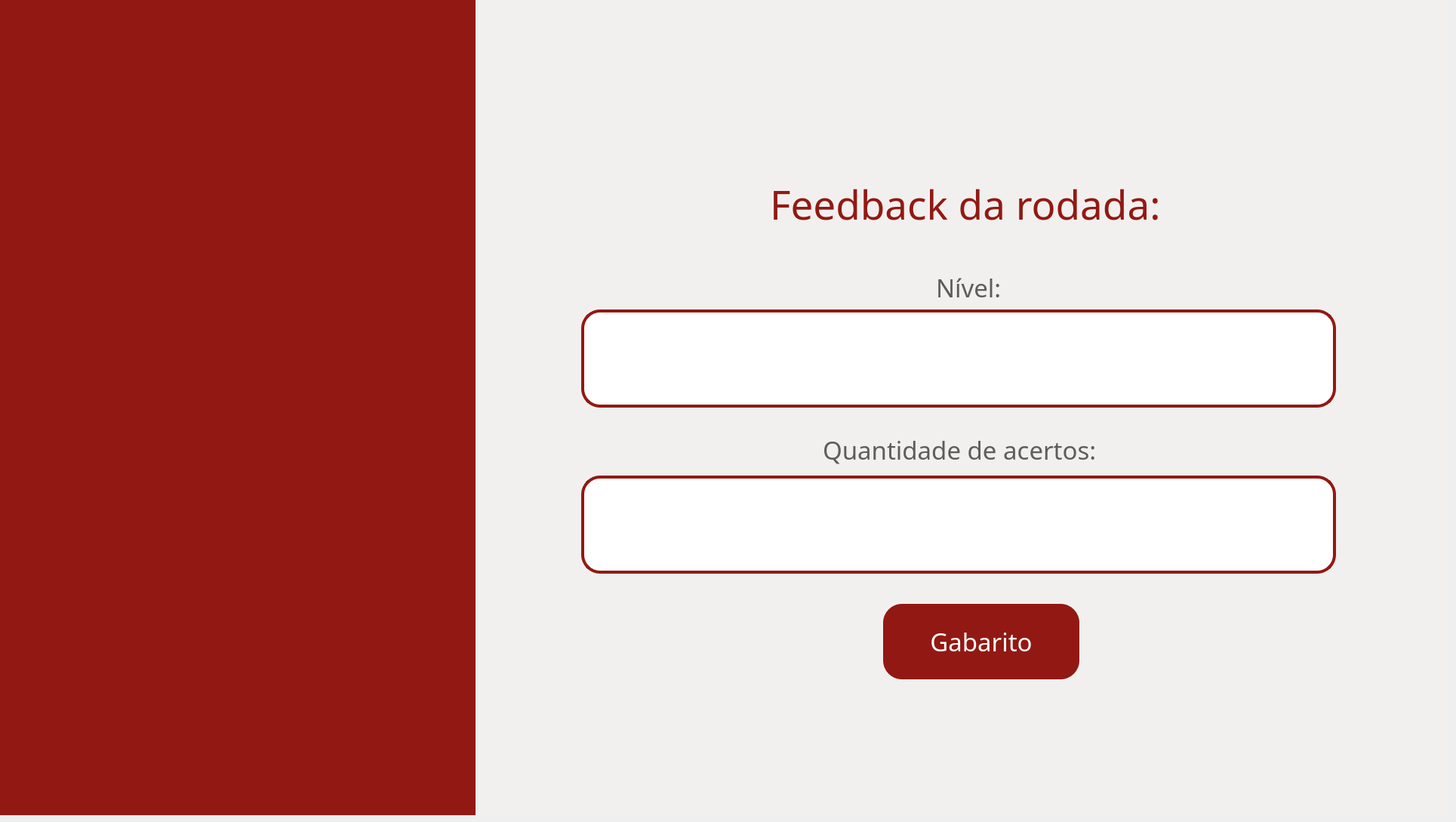
    <widget class="QWidget" name="pg_feedbacktradicional">
     <widget class="QWidget" name="fundo_feedback" native="true">
      <property name="geometry">
       <rect>
        <x>0</x>
        <y>0</y>
        <width>1920</width>
        <height>1080</height>
       </rect>
      </property>
      <property name="styleSheet">
       <string notr="true">background-color: #F2F0EF;
</string>
      </property>
      <widget class="QWidget" name="barra_feedback" native="true">
       <property name="geometry">
        <rect>
         <x>0</x>
         <y>-11</y>
         <width>630</width>
         <height>1091</height>
        </rect>
       </property>
       <property name="styleSheet">
        <string notr="true">background-color: #921913;</string>
       </property>
       <widget class="QLabel" name="img_fundo_feedback">
        <property name="geometry">
         <rect>
          <x>-60</x>
          <y>-60</y>
          <width>721</width>
          <height>1171</height>
         </rect>
        </property>
        <property name="text">
         <string/>
        </property>
        <property name="pixmap">
         <pixmap>../../assets/images/fundoetec.png</pixmap>
        </property>
        <property name="scaledContents">
         <bool>true</bool>
        </property>
       </widget>
      </widget>
      <widget class="QLabel" name="lbl_titulo_feedback">
       <property name="geometry">
        <rect>
         <x>1020</x>
         <y>240</y>
         <width>641</width>
         <height>61</height>
        </rect>
       </property>
       <property name="font">
        <font>
         <family>Arbutus Slab</family>
         <pointsize>40</pointsize>
        </font>
       </property>
       <property name="styleSheet">
        <string notr="true">color: #921913;</string>
       </property>
       <property name="text">
        <string>Feedback da rodada:</string>
       </property>
      </widget>
      <widget class="QLabel" name="lbl_nivel_feedback">
       <property name="geometry">
        <rect>
         <x>1240</x>
         <y>350</y>
         <width>141</width>
         <height>61</height>
        </rect>
       </property>
       <property name="font">
        <font>
         <family>Arbutus Slab</family>
         <pointsize>25</pointsize>
        </font>
       </property>
       <property name="styleSheet">
        <string notr="true">color: #5d5d5d</string>
       </property>
       <property name="text">
        <string>Nível:</string>
       </property>
      </widget>
      <widget class="QLabel" name="lbl_modo">
       <property name="geometry">
        <rect>
         <x>770</x>
         <y>410</y>
         <width>1000</width>
         <height>130</height>
        </rect>
       </property>
       <property name="font">
        <font>
         <family>Arbutus Slab</family>
         <pointsize>33</pointsize>
        </font>
       </property>
       <property name="styleSheet">
        <string notr="true">background-color: white;
border: 4px solid #921913;
color: black;
border-radius: 25px;</string>
       </property>
       <property name="text">
        <string/>
       </property>
      </widget>
      <widget class="QPushButton" name="btn_gabarito">
       <property name="geometry">
        <rect>
         <x>1170</x>
         <y>800</y>
         <width>260</width>
         <height>100</height>
        </rect>
       </property>
       <property name="font">
        <font>
         <family>Arbutus Slab</family>
         <pointsize>25</pointsize>
        </font>
       </property>
       <property name="styleSheet">
        <string notr="true">QPushButton{
    background-color: #921913;
    border: none;
    border-radius: 25px;
    color: white;
}

QPushButton:hover{
    background-color: #7a1410;
}

QPushButton:pressed{
    background-color: #5a0f0c;
}</string>
       </property>
       <property name="text">
        <string>Gabarito</string>
       </property>
      </widget>
      <widget class="QLabel" name="lbl_acertos">
       <property name="geometry">
        <rect>
         <x>770</x>
         <y>630</y>
         <width>1000</width>
         <height>130</height>
        </rect>
       </property>
       <property name="font">
        <font>
         <family>Arbutus Slab</family>
         <pointsize>25</pointsize>
        </font>
       </property>
       <property name="styleSheet">
        <string notr="true">background-color: white;
border: 4px solid #921913;
color: black;
border-radius: 25px;</string>
       </property>
       <property name="text">
        <string/>
       </property>
      </widget>
      <widget class="QLabel" name="lbl_acertos_feedback">
       <property name="geometry">
        <rect>
         <x>1090</x>
         <y>570</y>
         <width>441</width>
         <height>51</height>
        </rect>
       </property>
       <property name="font">
        <font>
         <family>Arbutus Slab</family>
         <pointsize>25</pointsize>
        </font>
       </property>
       <property name="styleSheet">
        <string notr="true">color: #5d5d5d</string>
       </property>
       <property name="text">
        <string>Quantidade de acertos:</string>
       </property>
      </widget>
     </widget>
    </widget>
